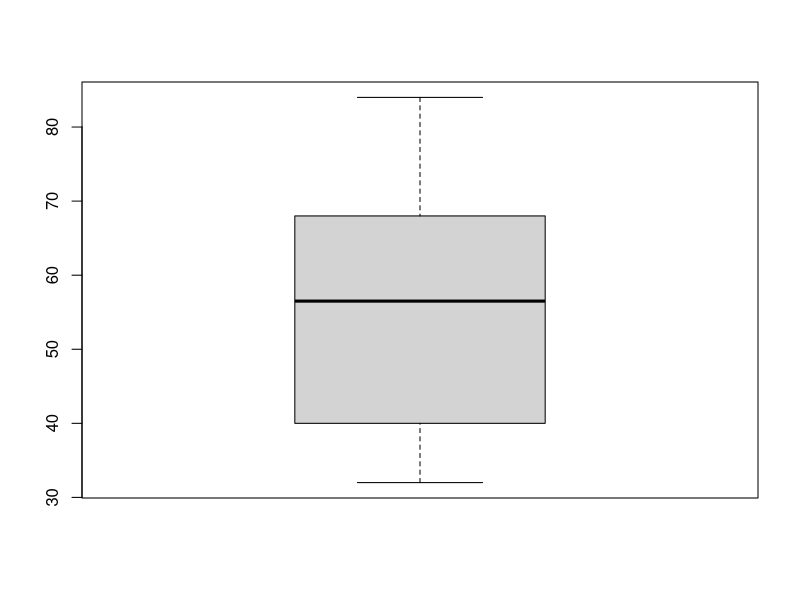
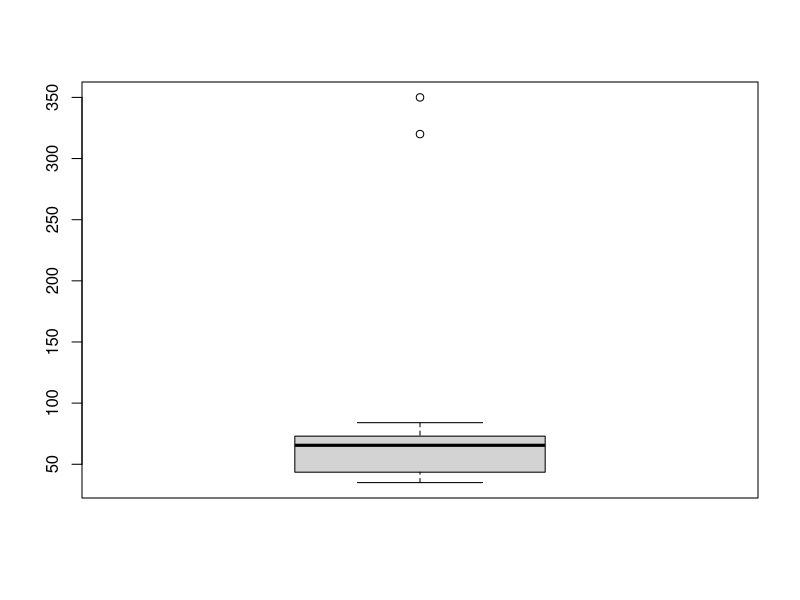
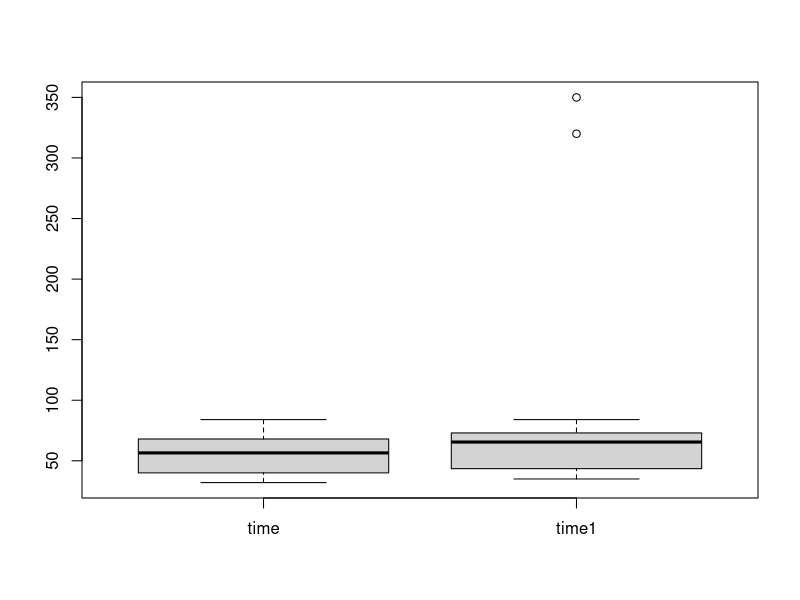
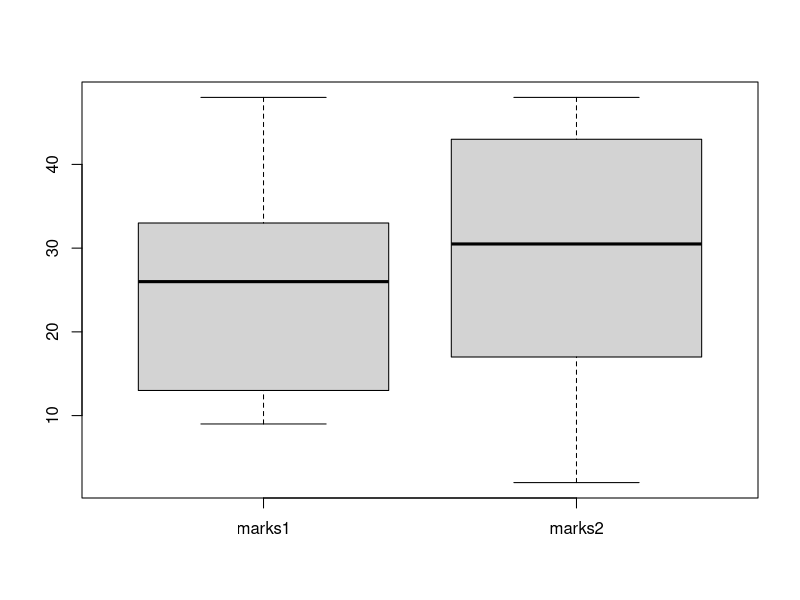
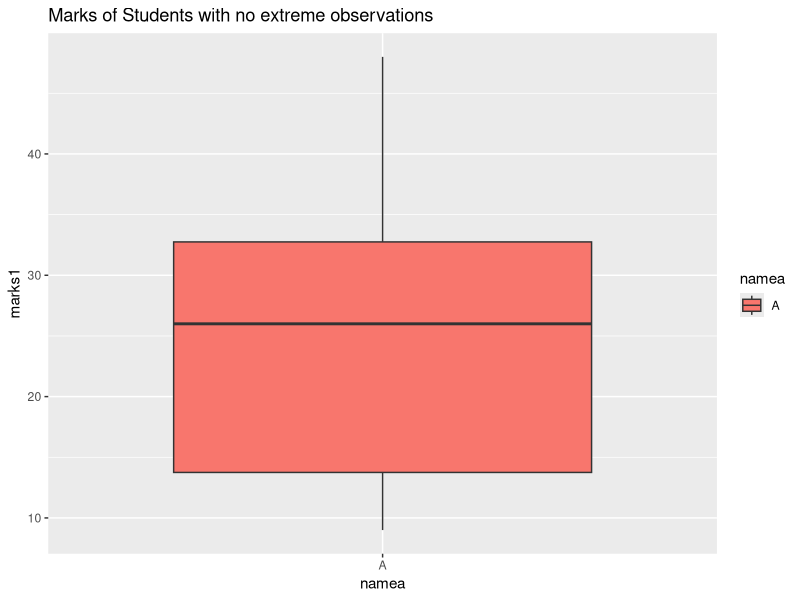
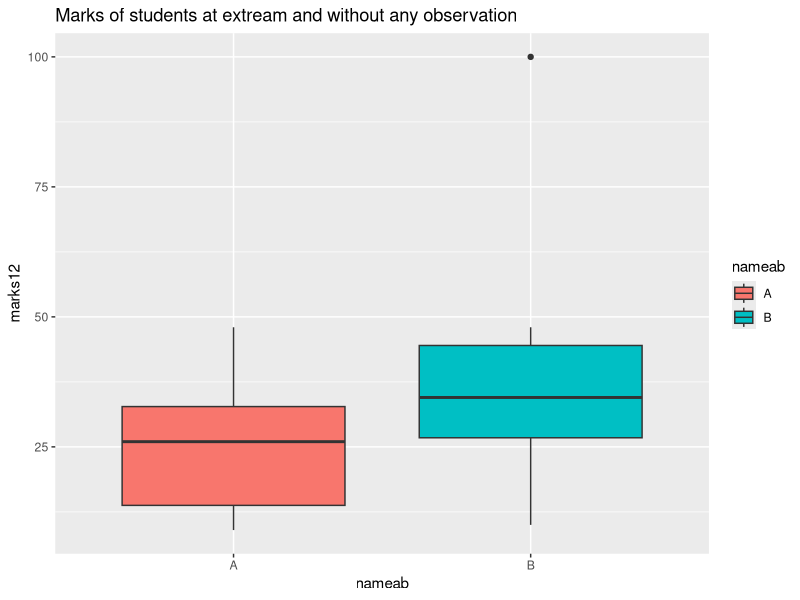
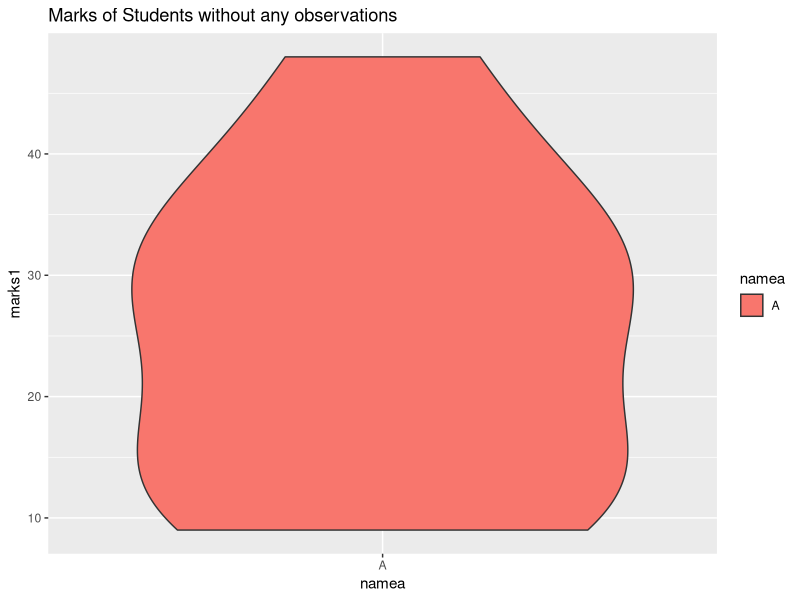
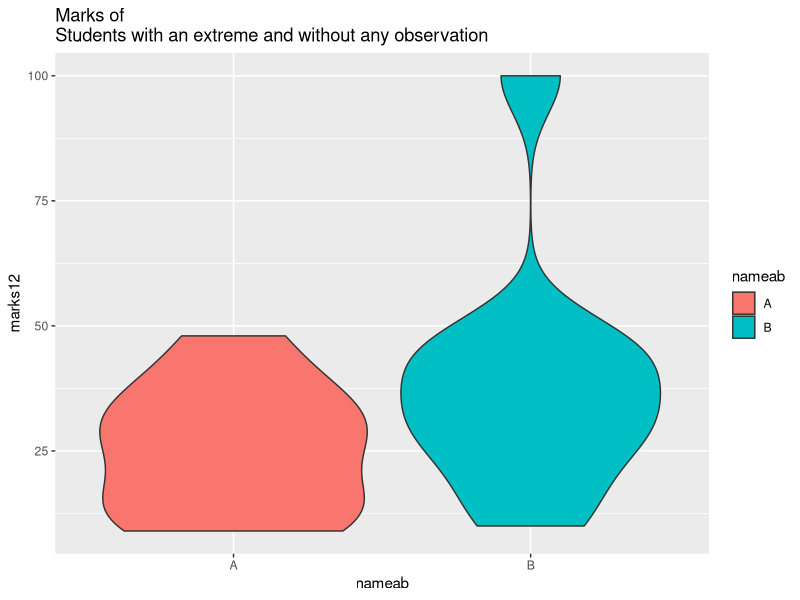

Generate these figures, in order, with R:
#Question-1 (a)
time=c(90,81, 85, 94, NA, 88, NA, 93, 84, 92)
range(time, na.rm=T)
max(time, na.rm = T)-min(time, na.rm=T)

#Question-2(d)
time=c( 121, 125, NA, 138, 127, 126, NA, 128, 134, 132)
IQR(time,na.rm=T)

#Question-3(d)
distance=c(174.2, 171.2, 227.7, 190.4, 178.7, 158.1, 200.7, 211.3, 166.1, 189.8, 232.8, 207.2, 232.4, 180.1, 216.5, 154.7, 204.2, 224.2, 184.2, 247.6, 168.8, 240.2, 232.3, 156.0, 213.3, 246.0, 247.3, 247.5, 195.9, 186.9, 186.4, 243.8, 197.5, 235.9, 236.4, 197.5, 155.4, 187.3, 213.3, 237.1, 186.8, 175.8, 159.4, 192.9, 191.6, 248.3, 243.4, 207.2, 211.7, 239.8, 185.9, 202.2, 174.6, 226.6, 172.6, 242.7, 225.0, 186.5, 169.4, 179.8, 245.8, 172.4, 234.4, 206.3, 169.4, 237.7, 174.2, 216.5, 184.3, 152.1, 203.6, 154.5, 196.9, 171.9, 164.6, 211.9, 159.1, 216.0, 248.4, 173.4, 206.6, 201.8, 159.6, 160.7, 189.1, 247.2, 180.1, 187.9, 237.5, 217.4, 163.1, 198.4, 230.9, 240.0, 207.6, 205.3, 189.5, 161.8, 216.8, 197.5, 231.6, 218.4, 185.6, 202.9, 167.4, 192.7, 233.3, 204.4, 241.9, 238.3, 158.3, 233.7, 186.0, 204.8, 237.8, 200.7, 154.9, 222.2, 156.9, 171.4, 207.4, 209.7, 163.2, 157.3, 241.9, 212.2, 186.7, 167.7, 220.2, 215.4, 214.0, 152.7, 171.3, 215.7, 188.2, 178.0, 202.1, 191.0, 207.9, 244.9, 156.7, 204.3, 179.9, 243.4, 192.7, 187.8, 237.8, 193.6, 173.2, 236.0)
distance
max(distance)-min(distance)

#Question-4(c)
IQR(distance)
IQR(distance)/2



time=c(24.33, 37.65, 33.39, 20.05, 8.00, 10.59, 30.22, 33.95, 21.07, 28.37, 37.83, 15.89, 13.51, 35.98, 35.68, 22.75, 13.08, 27.23, 5.56, 42.74, 33.75, 33.97, 28.41, 49.52, 30.35, 41.97, 36.68, 42.80, 48.40, 5.15, 27.36, 8.00, 16.14, 25.13, 23.69, 34.43, 6.71, 39.55, 9.77, 15.72, 19.33, 9.51, 22.56, 37.48, 48.83, 23.27, 27.59, 15.44, 18.39, 47.18, 30.25, 16.99, 14.10, 44.26, 12.87, 21.18, 38.94, 7.17, 23.18, 39.66, 49.16, 38.10, 31.30, 16.34, 18.81, 31.02,5.65, 45.45, 5.61, 49.05, 38.96, 24.65, 19.98, 25.74, 41.72, 19.38, 39.92, 44.54, 25.89, 29.97, 24.63, 12.14, 19.46, 11.83, 14.70, 24.91, 11.18, 47.65, 22.79, 37.26, 12.12, 12.71, 47.51, 44.53, 47.93, 19.51, 8.71, 21.03, 49.31, 44.53, 38.81, 23.09, 47.28, 12.33, 41.96, 40.19, 35.83, 23.79, 7.45, 48.14, 11.90, 11.91, 33.56, 30.05, 31.32, 31.49, 30.29, 47.88, 22.93, 35.93, 10.58, 37.78, 25.04, 7.18, 34.71, 46.66, 18.18, 29.62, 37.03, 10.21, 21.84, 36.87, 15.67, 42.33, 30.54, 48.54, 18.71, 44.29, 35.84, 33.76, 24.60, 16.36, 29.72, 14.15, 47.40, 43.63, 18.41, 13.85, 32.88, 17.84, 21.99, 16.54, 27.06, 37.57, 38.49, 11.90, 27.62, 28.76, 45.04, 11.60, 14.08, 25.62, 34.12, 44.69, 32.22, 19.69, 28.60, 7.68, 7.40, 29.36, 9.53, 32.91, 11.94, 23.14, 38.65, 11.48, 49.12, 28.72, 33.14, 25.43, 44.20, 5.30, 45.00, 11.96, 26.72, 12.40, 22.55, 44.25, 17.34, 26.97, 14.39, 45.05, 41.25, 18.06, 21.09, 32.69, 9.24, 49.08, 22.71, 6.28, 38.02, 9.72, 40.90, 35.56, 44.88, 39.02, 5.35, 26.95, 44.53, 23.12, 16.63, 5.78, 12.34, 43.15, 36.99, 22.73, 16.00, 13.14, 7.45, 47.00, 40.17, 24.87, 25.97, 7.53, 43.71, 18.52, 44.19, 7.32, 8.40, 7.91, 21.16, 32.85, 37.98, 43.09, 45.41, 15.99, 36.51, 47.30, 22.57, 16.12, 29.12, 36.88, 12.92, 46.85, 31.74, 43.22, 23.71, 46.81, 45.61, 48.16, 49.81, 27.91, 42.71, 19.28, 38.50, 25.35, 38.40, 14.79, 9.66, 15.14, 38.19, 47.38, 12.12, 30.37, 5.92, 44.74, 47.79, 47.65, 15.66, 16.72, 11.01, 14.07, 47.87, 23.57, 11.11, 18.23, 19.16, 25.30, 44.73, 45.39, 38.08, 25.05, 6.43, 43.51, 27.69, 35.68, 42.71, 17.05, 16.49, 40.51, 29.96, 35.82, 49.09, 47.72, 24.33, 23.38, 26.59, 41.30, 19.96, 31.14)
time
max(time)-min(time)

#boxplot
time = c(32, 35, 45, 83, 74, 55, 68, 38, 35, 
55, 66, 65, 42, 68, 72, 84, 67, 36, 42, 58)
time
boxplot(time)

time1 = c(320, 350, 45, 83, 74, 55, 68, 38, 
35, 55, 66, 65, 42, 68, 72, 84, 67, 36, 42, 
58)
boxplot(time1)

boxplot(data.frame(time,time1))

marks1 = c(9,27,33,16,32,39,48,25,11,13)
marks2 = c(10,17,26,32,37,43,48,29,45,2)

boxplot(data.frame(marks1, marks2))

marks1 = c(9,27,33,16,32,39,48,25,11,13)
namea=rep("A", times=10)
datatimea=data.frame(namea, marks1)
library(ggplot2)

ggplot(datatimea, aes(x=namea , y=marks1, fill=namea))+geom_boxplot()+labs(title="Marks of Students with no extreme observations")

marks1 = c(9,27,33,16,32,39,48,25,11,13)
namea= rep("A", times=10)
marks2 = c(10,17,26,32,37,43,48,29,45,100)
nameb= rep("B", times=10)
nameab = c(namea, nameb)
marks12 = c(marks1, marks2)
datatimeab = data.frame(nameab, marks12)

ggplot(datatimeab, aes(x=nameab, y=marks12, fill=nameab))+geom_boxplot()+labs(title="Marks of students at extream and without any observation")

marks1 = c(9,27,33,16,32,39,48,25,11,13)
namea=rep("A", times=10)
datatimea=data.frame(namea, marks1)

ggplot(datatimea, aes(x=namea, y=marks1, fill=namea))+geom_violin()+labs(title="Marks of Students without any observations")

marks1 = c(9,27,33,16,32,39,48,25,11,13)
namea= rep("A", times=10)
marks2 = c(10,17,26,32,37,43,48,29,45,100)
nameb= rep("B", times=10)
nameab = c(namea, nameb)
marks12 = c(marks1, marks2)
datatimeab = data.frame(nameab, marks12)
ggplot(datatimeab, aes(x=nameab, y=marks12, 
fill=nameab)) + geom_violin() + labs(title = "Marks of 
Students with an extreme and without any observation")
